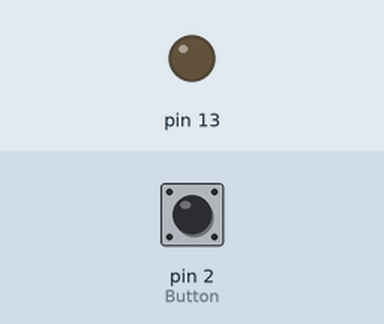
This sketch was run on a simulated Arduino Uno, built with avr-gcc and run on an emulated ATmega328P. On the bench: output pins drawn as LEDs (lit = HIGH). The test bench sets the inputs (shaded band); at power-on: pin 2 (Button) HIGH.

Above: at 1.2 s.
1.3 s: pin 2 (Button) pulled LOW for 0.15 s
At 1.37 s:
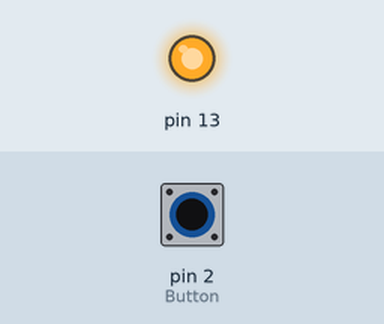
2.9 s: pin 2 (Button) pulled LOW for 3.2 s
At 6.9 s:
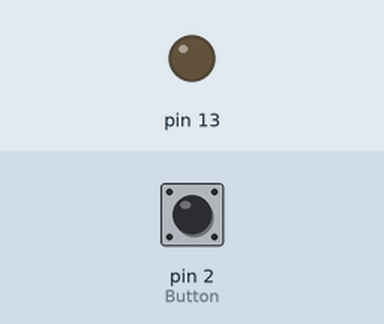
Timing chart, 0 to 8.4 s (numbered marks = the images above; inputs shaded):
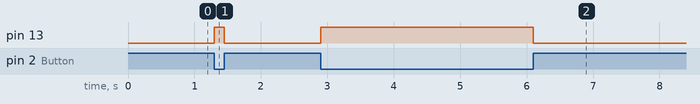

The sketch:

excercise-3.ino
```cpp
/*
  Program: Taking input from pin 2, and trun led on 13
*/

void setup() {
  DDRD &= ~(1 << PD2);   // pin 2 input
  PORTD |= (1 << PD2);   // enable pullUp resistor
  DDRB |= (1 << PB5);    // pin 13 output
}

void loop() {
  if (!(PIND & (1 << PD2))) { // if pin 2 is low or Button pressed
    PORTB |= (1 << PB5);      // pin 13 high
  } else {
    PORTB &= ~(1 << PB5);     // pin 13 low
  }
}

/*
  DDRD = Data Direction Registe for PortD
  values: input(0), output(1)
  PD2 is pin 2
            786543210
            B00000000
  PD2     = 0000_0100

  1       = 0000_0001
  1 << 2  = 0000_0100
  ~(1<<2) = 1111_1011


  DDRD    = 0000_0000
  ~(1<<2) = 1111_1011
  ------------------
       &  = 0000_0000

  PORTD   = 0000_0000
  (1 << 2)= 0000_0100
  --------------------
        | = 0000_0100


*/
```

Measured:
- after the input at 1.3 s, pin 13: LOW → HIGH at once, → LOW 0.15 s later
- after the input at 2.9 s, pin 13: LOW → HIGH at once, → LOW 3.2 s later
